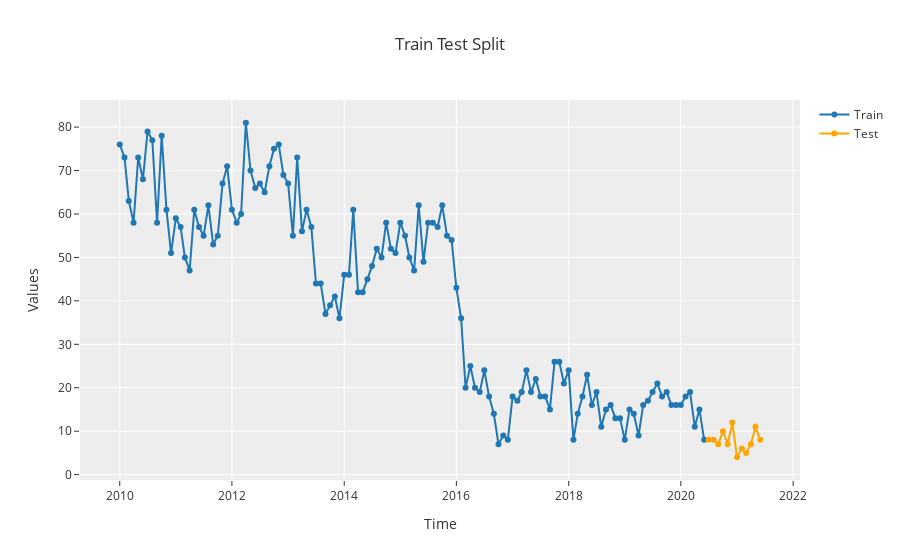

The cell this chart's notebook holds for it:
### Code cell
# Treino e Teste

plot_model(exp_smooth, plot='train_test_split')
